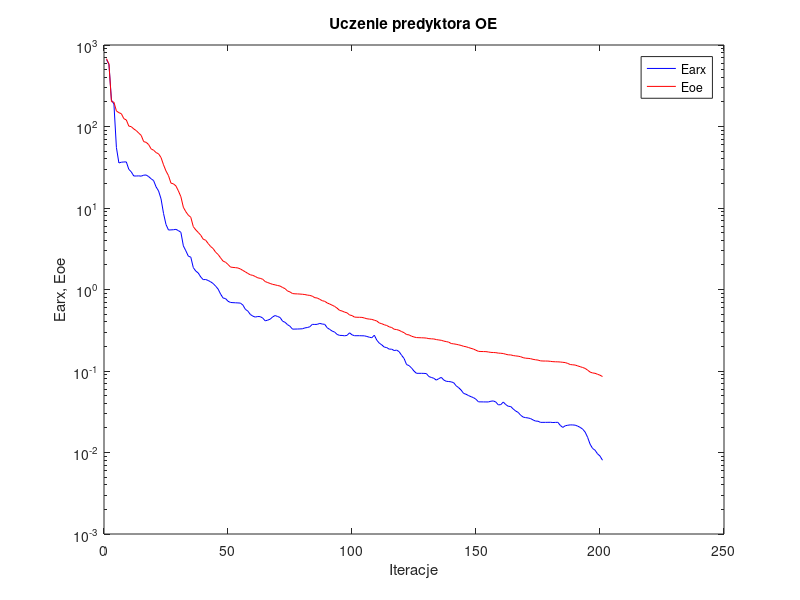
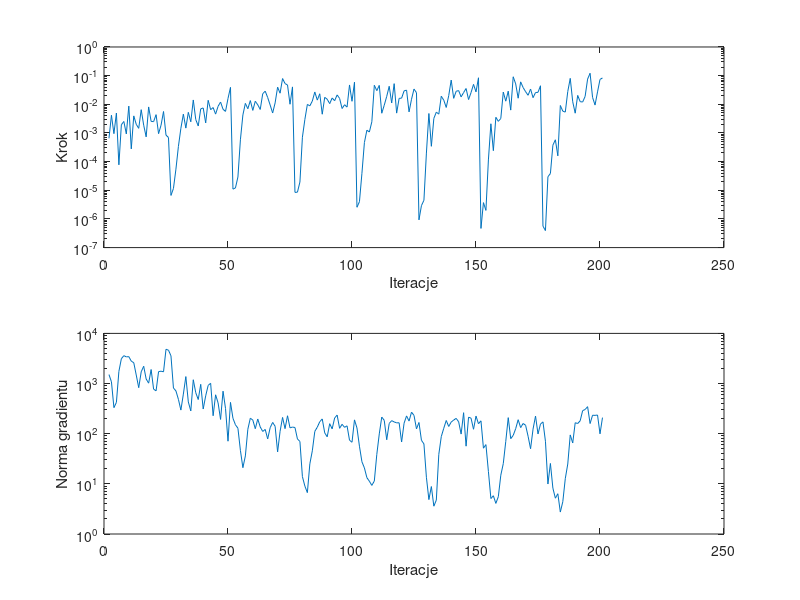

Here is the MATLAB script that generated these plots, in order:
%uczenie predyktora oe
clear all;
n=0; farx(n+1)=6.639267e+002; foe(n+1)=6.802748e+002; wspucz(n+1)=0.000000e+000; ng(n+1)=0.000000e+000;
%odnowa zmiennej metryki
n=1; farx(n+1)=5.784928e+002; foe(n+1)=5.835120e+002; krok(n+1)=6.483498e-004; ng(n+1)=1.511811e+003;
n=2; farx(n+1)=2.108184e+002; foe(n+1)=2.018707e+002; krok(n+1)=4.154663e-003; ng(n+1)=1.082490e+003;
n=3; farx(n+1)=1.886205e+002; foe(n+1)=1.988816e+002; krok(n+1)=9.446471e-004; ng(n+1)=3.306125e+002;
n=4; farx(n+1)=5.528811e+001; foe(n+1)=1.552386e+002; krok(n+1)=4.957342e-003; ng(n+1)=4.207526e+002;
n=5; farx(n+1)=3.573434e+001; foe(n+1)=1.478173e+002; krok(n+1)=7.734019e-005; ng(n+1)=1.744863e+003;
n=6; farx(n+1)=3.645368e+001; foe(n+1)=1.435369e+002; krok(n+1)=1.934772e-003; ng(n+1)=3.126194e+003;
n=7; farx(n+1)=3.672281e+001; foe(n+1)=1.247172e+002; krok(n+1)=2.518078e-003; ng(n+1)=3.595424e+003;
n=8; farx(n+1)=3.677697e+001; foe(n+1)=1.203457e+002; krok(n+1)=9.232346e-004; ng(n+1)=3.402034e+003;
n=9; farx(n+1)=2.983422e+001; foe(n+1)=1.011570e+002; krok(n+1)=8.645337e-003; ng(n+1)=3.442067e+003;
n=10; farx(n+1)=2.772882e+001; foe(n+1)=9.955713e+001; krok(n+1)=2.781068e-004; ng(n+1)=2.792914e+003;
n=11; farx(n+1)=2.471627e+001; foe(n+1)=9.329502e+001; krok(n+1)=3.941672e-003; ng(n+1)=2.604888e+003;
n=12; farx(n+1)=2.469689e+001; foe(n+1)=8.916443e+001; krok(n+1)=2.007255e-003; ng(n+1)=1.478313e+003;
n=13; farx(n+1)=2.479359e+001; foe(n+1)=8.303638e+001; krok(n+1)=1.449773e-003; ng(n+1)=8.272033e+002;
n=14; farx(n+1)=2.459444e+001; foe(n+1)=7.780476e+001; krok(n+1)=6.496894e-003; ng(n+1)=1.712100e+003;
n=15; farx(n+1)=2.527883e+001; foe(n+1)=6.524120e+001; krok(n+1)=1.870456e-003; ng(n+1)=2.214078e+003;
n=16; farx(n+1)=2.540124e+001; foe(n+1)=6.394163e+001; krok(n+1)=7.307512e-004; ng(n+1)=1.232457e+003;
n=17; farx(n+1)=2.428920e+001; foe(n+1)=6.001275e+001; krok(n+1)=8.099144e-003; ng(n+1)=1.018276e+003;
n=18; farx(n+1)=2.284587e+001; foe(n+1)=5.316054e+001; krok(n+1)=2.530456e-003; ng(n+1)=1.904793e+003;
n=19; farx(n+1)=2.169477e+001; foe(n+1)=5.114863e+001; krok(n+1)=2.484737e-003; ng(n+1)=7.731878e+002;
n=20; farx(n+1)=1.817056e+001; foe(n+1)=4.786747e+001; krok(n+1)=4.352152e-003; ng(n+1)=7.156398e+002;
n=21; farx(n+1)=1.619142e+001; foe(n+1)=4.622427e+001; krok(n+1)=9.446471e-004; ng(n+1)=1.728451e+003;
n=22; farx(n+1)=1.294407e+001; foe(n+1)=4.156361e+001; krok(n+1)=1.863415e-003; ng(n+1)=1.763892e+003;
n=23; farx(n+1)=8.581754e+000; foe(n+1)=3.387889e+001; krok(n+1)=5.608324e-003; ng(n+1)=1.715208e+003;
n=24; farx(n+1)=6.272540e+000; foe(n+1)=2.843458e+001; krok(n+1)=8.398512e-004; ng(n+1)=4.827004e+003;
n=25; farx(n+1)=5.370452e+000; foe(n+1)=2.497048e+001; krok(n+1)=6.946998e-004; ng(n+1)=4.625028e+003;
%odnowa zmiennej metryki
n=26; farx(n+1)=5.389722e+000; foe(n+1)=2.018935e+001; krok(n+1)=6.608572e-006; ng(n+1)=3.575443e+003;
n=27; farx(n+1)=5.412716e+000; foe(n+1)=1.979773e+001; krok(n+1)=1.155324e-005; ng(n+1)=8.148339e+002;
n=28; farx(n+1)=5.470543e+000; foe(n+1)=1.863846e+001; krok(n+1)=5.453877e-005; ng(n+1)=7.141611e+002;
n=29; farx(n+1)=5.278808e+000; foe(n+1)=1.620463e+001; krok(n+1)=3.376366e-004; ng(n+1)=4.845861e+002;
n=30; farx(n+1)=5.032354e+000; foe(n+1)=1.375886e+001; krok(n+1)=1.459111e-003; ng(n+1)=2.957426e+002;
n=31; farx(n+1)=3.430734e+000; foe(n+1)=1.020566e+001; krok(n+1)=4.534550e-003; ng(n+1)=6.164329e+002;
n=32; farx(n+1)=2.985032e+000; foe(n+1)=8.996030e+000; krok(n+1)=1.476722e-003; ng(n+1)=1.376440e+003;
n=33; farx(n+1)=2.564543e+000; foe(n+1)=8.163844e+000; krok(n+1)=5.242823e-003; ng(n+1)=4.298002e+002;
n=34; farx(n+1)=2.492560e+000; foe(n+1)=7.693078e+000; krok(n+1)=2.452346e-003; ng(n+1)=2.844748e+002;
n=35; farx(n+1)=1.858545e+000; foe(n+1)=5.908872e+000; krok(n+1)=1.417620e-002; ng(n+1)=1.190915e+003;
n=36; farx(n+1)=1.683697e+000; foe(n+1)=5.387852e+000; krok(n+1)=2.926191e-003; ng(n+1)=6.557446e+002;
n=37; farx(n+1)=1.594968e+000; foe(n+1)=5.012868e+000; krok(n+1)=1.750227e-003; ng(n+1)=4.798653e+002;
n=38; farx(n+1)=1.425206e+000; foe(n+1)=4.641937e+000; krok(n+1)=6.951230e-003; ng(n+1)=9.643613e+002;
n=39; farx(n+1)=1.322242e+000; foe(n+1)=4.141503e+000; krok(n+1)=7.453659e-003; ng(n+1)=3.108657e+002;
n=40; farx(n+1)=1.325956e+000; foe(n+1)=4.023173e+000; krok(n+1)=2.241713e-003; ng(n+1)=5.681111e+002;
n=41; farx(n+1)=1.290878e+000; foe(n+1)=3.665295e+000; krok(n+1)=1.378623e-002; ng(n+1)=9.182026e+002;
n=42; farx(n+1)=1.241795e+000; foe(n+1)=3.368116e+000; krok(n+1)=6.496894e-003; ng(n+1)=1.012021e+003;
n=43; farx(n+1)=1.185638e+000; foe(n+1)=3.181775e+000; krok(n+1)=7.702766e-003; ng(n+1)=2.280752e+002;
n=44; farx(n+1)=1.100643e+000; foe(n+1)=2.869129e+000; krok(n+1)=4.546520e-003; ng(n+1)=5.965852e+002;
n=45; farx(n+1)=1.013436e+000; foe(n+1)=2.692310e+000; krok(n+1)=8.494456e-003; ng(n+1)=4.123989e+002;
n=46; farx(n+1)=8.801673e-001; foe(n+1)=2.447465e+000; krok(n+1)=1.199493e-002; ng(n+1)=1.925354e+002;
n=47; farx(n+1)=7.868569e-001; foe(n+1)=2.231984e+000; krok(n+1)=6.699412e-003; ng(n+1)=7.042741e+002;
n=48; farx(n+1)=7.735569e-001; foe(n+1)=2.161567e+000; krok(n+1)=5.655154e-003; ng(n+1)=3.179412e+002;
n=49; farx(n+1)=7.173991e-001; foe(n+1)=2.030775e+000; krok(n+1)=1.598198e-002; ng(n+1)=7.087671e+001;
n=50; farx(n+1)=6.937468e-001; foe(n+1)=1.886368e+000; krok(n+1)=3.901146e-002; ng(n+1)=4.212144e+002;
%odnowa zmiennej metryki
n=51; farx(n+1)=6.898308e-001; foe(n+1)=1.866254e+000; krok(n+1)=1.095376e-005; ng(n+1)=2.027403e+002;
n=52; farx(n+1)=6.871969e-001; foe(n+1)=1.854446e+000; krok(n+1)=1.209447e-005; ng(n+1)=1.505495e+002;
n=53; farx(n+1)=6.845338e-001; foe(n+1)=1.837071e+000; krok(n+1)=2.911585e-005; ng(n+1)=1.285118e+002;
n=54; farx(n+1)=6.809681e-001; foe(n+1)=1.787820e+000; krok(n+1)=5.780047e-004; ng(n+1)=4.656627e+001;
n=55; farx(n+1)=6.445773e-001; foe(n+1)=1.712583e+000; krok(n+1)=4.247228e-003; ng(n+1)=2.100295e+001;
n=56; farx(n+1)=5.716584e-001; foe(n+1)=1.645924e+000; krok(n+1)=1.077104e-002; ng(n+1)=3.604029e+001;
n=57; farx(n+1)=5.430838e-001; foe(n+1)=1.574391e+000; krok(n+1)=6.998367e-003; ng(n+1)=1.228320e+002;
n=58; farx(n+1)=4.944114e-001; foe(n+1)=1.514600e+000; krok(n+1)=1.350413e-002; ng(n+1)=2.035255e+002;
n=59; farx(n+1)=4.713319e-001; foe(n+1)=1.490728e+000; krok(n+1)=6.130766e-003; ng(n+1)=1.869692e+002;
n=60; farx(n+1)=4.589583e-001; foe(n+1)=1.444785e+000; krok(n+1)=1.278106e-002; ng(n+1)=1.258306e+002;
n=61; farx(n+1)=4.663780e-001; foe(n+1)=1.391047e+000; krok(n+1)=9.600724e-003; ng(n+1)=1.963613e+002;
n=62; farx(n+1)=4.645175e-001; foe(n+1)=1.370382e+000; krok(n+1)=6.607631e-003; ng(n+1)=1.362448e+002;
n=63; farx(n+1)=4.461127e-001; foe(n+1)=1.335047e+000; krok(n+1)=2.340953e-002; ng(n+1)=1.108565e+002;
n=64; farx(n+1)=4.125115e-001; foe(n+1)=1.252140e+000; krok(n+1)=2.876644e-002; ng(n+1)=1.217744e+002;
n=65; farx(n+1)=4.205581e-001; foe(n+1)=1.216410e+000; krok(n+1)=1.725161e-002; ng(n+1)=7.864281e+001;
n=66; farx(n+1)=4.324826e-001; foe(n+1)=1.186409e+000; krok(n+1)=9.409526e-003; ng(n+1)=1.317631e+002;
n=67; farx(n+1)=4.611169e-001; foe(n+1)=1.155771e+000; krok(n+1)=4.969883e-003; ng(n+1)=1.677460e+002;
n=68; farx(n+1)=4.790738e-001; foe(n+1)=1.140675e+000; krok(n+1)=1.121665e-002; ng(n+1)=1.405862e+002;
n=69; farx(n+1)=4.663797e-001; foe(n+1)=1.119366e+000; krok(n+1)=3.962977e-002; ng(n+1)=4.336937e+001;
n=70; farx(n+1)=4.538539e-001; foe(n+1)=1.102757e+000; krok(n+1)=2.439969e-002; ng(n+1)=1.114070e+002;
n=71; farx(n+1)=4.086966e-001; foe(n+1)=1.058744e+000; krok(n+1)=7.919636e-002; ng(n+1)=2.109671e+002;
n=72; farx(n+1)=3.957108e-001; foe(n+1)=1.024858e+000; krok(n+1)=5.285294e-002; ng(n+1)=1.261257e+002;
n=73; farx(n+1)=3.704286e-001; foe(n+1)=9.587159e-001; krok(n+1)=4.715694e-002; ng(n+1)=2.278001e+002;
n=74; farx(n+1)=3.539900e-001; foe(n+1)=9.334016e-001; krok(n+1)=1.005588e-002; ng(n+1)=1.309107e+002;
n=75; farx(n+1)=3.263512e-001; foe(n+1)=8.920470e-001; krok(n+1)=4.048730e-002; ng(n+1)=1.354783e+002;
%odnowa zmiennej metryki
n=76; farx(n+1)=3.269759e-001; foe(n+1)=8.853155e-001; krok(n+1)=8.431791e-006; ng(n+1)=1.329330e+002;
n=77; farx(n+1)=3.275062e-001; foe(n+1)=8.833395e-001; krok(n+1)=8.593476e-006; ng(n+1)=7.849657e+001;
n=78; farx(n+1)=3.285483e-001; foe(n+1)=8.791331e-001; krok(n+1)=1.941361e-005; ng(n+1)=6.997980e+001;
n=79; farx(n+1)=3.296181e-001; foe(n+1)=8.745018e-001; krok(n+1)=7.102557e-004; ng(n+1)=1.394573e+001;
n=80; farx(n+1)=3.379884e-001; foe(n+1)=8.669021e-001; krok(n+1)=2.983603e-003; ng(n+1)=9.008908e+000;
n=81; farx(n+1)=3.414835e-001; foe(n+1)=8.538189e-001; krok(n+1)=9.888795e-003; ng(n+1)=6.687055e+000;
n=82; farx(n+1)=3.493300e-001; foe(n+1)=8.467486e-001; krok(n+1)=8.839546e-003; ng(n+1)=2.504870e+001;
n=83; farx(n+1)=3.735973e-001; foe(n+1)=8.279084e-001; krok(n+1)=1.296098e-002; ng(n+1)=4.562486e+001;
n=84; farx(n+1)=3.725110e-001; foe(n+1)=7.939367e-001; krok(n+1)=2.691279e-002; ng(n+1)=1.111918e+002;
n=85; farx(n+1)=3.737282e-001; foe(n+1)=7.861477e-001; krok(n+1)=1.401574e-002; ng(n+1)=1.348629e+002;
n=86; farx(n+1)=3.838278e-001; foe(n+1)=7.573303e-001; krok(n+1)=2.331822e-002; ng(n+1)=1.732770e+002;
n=87; farx(n+1)=3.769641e-001; foe(n+1)=7.291936e-001; krok(n+1)=4.509565e-003; ng(n+1)=1.970699e+002;
n=88; farx(n+1)=3.737050e-001; foe(n+1)=7.159471e-001; krok(n+1)=1.748904e-002; ng(n+1)=1.037662e+002;
n=89; farx(n+1)=3.393750e-001; foe(n+1)=6.840979e-001; krok(n+1)=1.505454e-002; ng(n+1)=8.672032e+001;
n=90; farx(n+1)=3.237542e-001; foe(n+1)=6.635693e-001; krok(n+1)=1.054546e-002; ng(n+1)=1.584180e+002;
n=91; farx(n+1)=3.090604e-001; foe(n+1)=6.419389e-001; krok(n+1)=1.661865e-002; ng(n+1)=1.248922e+002;
n=92; farx(n+1)=3.003079e-001; foe(n+1)=6.197341e-001; krok(n+1)=1.333847e-002; ng(n+1)=2.056785e+002;
n=93; farx(n+1)=2.810098e-001; foe(n+1)=5.899930e-001; krok(n+1)=2.128042e-002; ng(n+1)=2.353444e+002;
n=94; farx(n+1)=2.735039e-001; foe(n+1)=5.542263e-001; krok(n+1)=1.603572e-002; ng(n+1)=1.280677e+002;
n=95; farx(n+1)=2.730625e-001; foe(n+1)=5.446909e-001; krok(n+1)=7.119007e-003; ng(n+1)=1.538759e+002;
n=96; farx(n+1)=2.702934e-001; foe(n+1)=5.276356e-001; krok(n+1)=9.659422e-003; ng(n+1)=1.339278e+002;
n=97; farx(n+1)=2.737545e-001; foe(n+1)=5.174425e-001; krok(n+1)=7.981858e-003; ng(n+1)=1.435251e+002;
n=98; farx(n+1)=2.941567e-001; foe(n+1)=4.873540e-001; krok(n+1)=4.732423e-002; ng(n+1)=7.411775e+001;
n=99; farx(n+1)=2.781261e-001; foe(n+1)=4.787342e-001; krok(n+1)=1.274938e-002; ng(n+1)=6.751814e+001;
n=100; farx(n+1)=2.710078e-001; foe(n+1)=4.588150e-001; krok(n+1)=5.908701e-002; ng(n+1)=1.886352e+002;
%odnowa zmiennej metryki
n=101; farx(n+1)=2.710797e-001; foe(n+1)=4.564354e-001; krok(n+1)=2.556226e-006; ng(n+1)=1.303071e+002;
n=102; farx(n+1)=2.711431e-001; foe(n+1)=4.559964e-001; krok(n+1)=3.999443e-006; ng(n+1)=5.630721e+001;
n=103; farx(n+1)=2.705355e-001; foe(n+1)=4.549262e-001; krok(n+1)=3.906606e-005; ng(n+1)=2.758050e+001;
n=104; farx(n+1)=2.700479e-001; foe(n+1)=4.469691e-001; krok(n+1)=4.623634e-004; ng(n+1)=2.077712e+001;
n=105; farx(n+1)=2.653059e-001; foe(n+1)=4.375564e-001; krok(n+1)=1.250114e-003; ng(n+1)=1.328042e+001;
n=106; farx(n+1)=2.598065e-001; foe(n+1)=4.334275e-001; krok(n+1)=1.078226e-003; ng(n+1)=1.128873e+001;
n=107; farx(n+1)=2.560144e-001; foe(n+1)=4.297074e-001; krok(n+1)=2.458210e-003; ng(n+1)=9.309552e+000;
n=108; farx(n+1)=2.749529e-001; foe(n+1)=4.200358e-001; krok(n+1)=4.614317e-002; ng(n+1)=1.140211e+001;
n=109; farx(n+1)=2.388942e-001; foe(n+1)=4.107765e-001; krok(n+1)=2.998718e-002; ng(n+1)=3.866758e+001;
n=110; farx(n+1)=2.197318e-001; foe(n+1)=3.884789e-001; krok(n+1)=4.568872e-002; ng(n+1)=9.918858e+001;
n=111; farx(n+1)=2.093105e-001; foe(n+1)=3.804484e-001; krok(n+1)=4.880194e-003; ng(n+1)=2.147328e+002;
n=112; farx(n+1)=1.965790e-001; foe(n+1)=3.692382e-001; krok(n+1)=9.289554e-003; ng(n+1)=1.844169e+002;
n=113; farx(n+1)=1.938071e-001; foe(n+1)=3.618264e-001; krok(n+1)=1.891780e-002; ng(n+1)=7.568433e+001;
n=114; farx(n+1)=1.853760e-001; foe(n+1)=3.482844e-001; krok(n+1)=4.256083e-002; ng(n+1)=1.600998e+002;
n=115; farx(n+1)=1.854194e-001; foe(n+1)=3.418479e-001; krok(n+1)=1.111520e-002; ng(n+1)=1.821886e+002;
n=116; farx(n+1)=1.781958e-001; foe(n+1)=3.253907e-001; krok(n+1)=5.258261e-002; ng(n+1)=1.716600e+002;
n=117; farx(n+1)=1.805744e-001; foe(n+1)=3.223458e-001; krok(n+1)=4.926484e-003; ng(n+1)=1.645139e+002;
n=118; farx(n+1)=1.725543e-001; foe(n+1)=3.156790e-001; krok(n+1)=1.611092e-002; ng(n+1)=1.650689e+002;
n=119; farx(n+1)=1.558700e-001; foe(n+1)=3.045802e-001; krok(n+1)=1.640862e-002; ng(n+1)=6.828342e+001;
n=120; farx(n+1)=1.424249e-001; foe(n+1)=2.953891e-001; krok(n+1)=2.936823e-002; ng(n+1)=1.621470e+002;
n=121; farx(n+1)=1.199388e-001; foe(n+1)=2.801866e-001; krok(n+1)=3.119818e-002; ng(n+1)=2.264015e+002;
n=122; farx(n+1)=1.165078e-001; foe(n+1)=2.774450e-001; krok(n+1)=5.433546e-003; ng(n+1)=1.786535e+002;
n=123; farx(n+1)=1.090077e-001; foe(n+1)=2.674327e-001; krok(n+1)=1.506159e-002; ng(n+1)=2.689316e+002;
n=124; farx(n+1)=9.972700e-002; foe(n+1)=2.614351e-001; krok(n+1)=3.407387e-002; ng(n+1)=2.315914e+002;
n=125; farx(n+1)=9.366718e-002; foe(n+1)=2.571877e-001; krok(n+1)=2.539936e-002; ng(n+1)=1.250515e+002;
%odnowa zmiennej metryki
n=126; farx(n+1)=9.367016e-002; foe(n+1)=2.562435e-001; krok(n+1)=9.281771e-007; ng(n+1)=1.673295e+002;
n=127; farx(n+1)=9.365529e-002; foe(n+1)=2.556875e-001; krok(n+1)=2.917199e-006; ng(n+1)=7.394452e+001;
n=128; farx(n+1)=9.348528e-002; foe(n+1)=2.549540e-001; krok(n+1)=4.479143e-006; ng(n+1)=6.260592e+001;
n=129; farx(n+1)=9.296572e-002; foe(n+1)=2.533987e-001; krok(n+1)=1.984325e-004; ng(n+1)=1.352795e+001;
n=130; farx(n+1)=8.546359e-002; foe(n+1)=2.496128e-001; krok(n+1)=4.776032e-003; ng(n+1)=4.853624e+000;
n=131; farx(n+1)=8.333921e-002; foe(n+1)=2.482483e-001; krok(n+1)=3.423805e-004; ng(n+1)=8.837097e+000;
n=132; farx(n+1)=8.138253e-002; foe(n+1)=2.472145e-001; krok(n+1)=3.225080e-003; ng(n+1)=3.585056e+000;
n=133; farx(n+1)=7.728032e-002; foe(n+1)=2.430159e-001; krok(n+1)=5.318174e-003; ng(n+1)=4.747757e+000;
n=134; farx(n+1)=8.065233e-002; foe(n+1)=2.403063e-001; krok(n+1)=4.539152e-003; ng(n+1)=3.871886e+001;
n=135; farx(n+1)=8.354707e-002; foe(n+1)=2.381224e-001; krok(n+1)=1.912971e-002; ng(n+1)=8.761920e+001;
n=136; farx(n+1)=7.748467e-002; foe(n+1)=2.328463e-001; krok(n+1)=1.394089e-002; ng(n+1)=1.283213e+002;
n=137; farx(n+1)=7.481698e-002; foe(n+1)=2.295597e-001; krok(n+1)=7.763844e-003; ng(n+1)=1.834794e+002;
n=138; farx(n+1)=7.427754e-002; foe(n+1)=2.260002e-001; krok(n+1)=2.008899e-002; ng(n+1)=1.394067e+002;
n=139; farx(n+1)=7.360247e-002; foe(n+1)=2.172299e-001; krok(n+1)=7.000904e-002; ng(n+1)=1.706113e+002;
n=140; farx(n+1)=7.186993e-002; foe(n+1)=2.153381e-001; krok(n+1)=1.614645e-002; ng(n+1)=1.868860e+002;
n=141; farx(n+1)=6.581872e-002; foe(n+1)=2.127951e-001; krok(n+1)=2.847182e-002; ng(n+1)=2.021081e+002;
n=142; farx(n+1)=6.245222e-002; foe(n+1)=2.094378e-001; krok(n+1)=3.012318e-002; ng(n+1)=1.728496e+002;
n=143; farx(n+1)=5.833588e-002; foe(n+1)=2.059752e-001; krok(n+1)=1.815661e-002; ng(n+1)=9.823486e+001;
n=144; farx(n+1)=5.309645e-002; foe(n+1)=2.009569e-001; krok(n+1)=2.570124e-002; ng(n+1)=2.623801e+002;
n=145; farx(n+1)=5.183001e-002; foe(n+1)=1.983988e-001; krok(n+1)=3.557944e-002; ng(n+1)=5.641929e+001;
n=146; farx(n+1)=4.992128e-002; foe(n+1)=1.939986e-001; krok(n+1)=1.464382e-002; ng(n+1)=2.135054e+002;
n=147; farx(n+1)=4.839655e-002; foe(n+1)=1.896480e-001; krok(n+1)=2.569070e-002; ng(n+1)=2.039458e+002;
n=148; farx(n+1)=4.710769e-002; foe(n+1)=1.857510e-001; krok(n+1)=4.953895e-002; ng(n+1)=1.226098e+002;
n=149; farx(n+1)=4.493526e-002; foe(n+1)=1.796929e-001; krok(n+1)=2.710756e-002; ng(n+1)=2.247159e+002;
n=150; farx(n+1)=4.182586e-002; foe(n+1)=1.742302e-001; krok(n+1)=8.430727e-002; ng(n+1)=1.577903e+002;
%odnowa zmiennej metryki
n=151; farx(n+1)=4.181306e-002; foe(n+1)=1.735217e-001; krok(n+1)=4.664212e-007; ng(n+1)=1.805089e+002;
n=152; farx(n+1)=4.175900e-002; foe(n+1)=1.731846e-001; krok(n+1)=3.712708e-006; ng(n+1)=5.139985e+001;
n=153; farx(n+1)=4.173474e-002; foe(n+1)=1.729037e-001; krok(n+1)=1.985021e-006; ng(n+1)=6.059376e+001;
n=154; farx(n+1)=4.171150e-002; foe(n+1)=1.711582e-001; krok(n+1)=1.147197e-004; ng(n+1)=1.769237e+001;
n=155; farx(n+1)=4.258758e-002; foe(n+1)=1.691294e-001; krok(n+1)=2.092139e-003; ng(n+1)=5.093568e+000;
n=156; farx(n+1)=4.292965e-002; foe(n+1)=1.686457e-001; krok(n+1)=2.409692e-004; ng(n+1)=5.793294e+000;
n=157; farx(n+1)=4.158378e-002; foe(n+1)=1.679166e-001; krok(n+1)=3.516052e-003; ng(n+1)=4.074558e+000;
n=158; farx(n+1)=3.838804e-002; foe(n+1)=1.657970e-001; krok(n+1)=2.543628e-003; ng(n+1)=5.544964e+000;
n=159; farx(n+1)=3.870911e-002; foe(n+1)=1.650681e-001; krok(n+1)=3.204288e-003; ng(n+1)=1.488347e+001;
n=160; farx(n+1)=4.163727e-002; foe(n+1)=1.638458e-001; krok(n+1)=2.667694e-002; ng(n+1)=2.533584e+001;
n=161; farx(n+1)=3.871542e-002; foe(n+1)=1.605408e-001; krok(n+1)=1.285709e-002; ng(n+1)=7.021341e+001;
n=162; farx(n+1)=3.691824e-002; foe(n+1)=1.579062e-001; krok(n+1)=2.876670e-002; ng(n+1)=2.089511e+002;
n=163; farx(n+1)=3.665805e-002; foe(n+1)=1.575753e-001; krok(n+1)=6.273397e-003; ng(n+1)=7.960256e+001;
n=164; farx(n+1)=3.422501e-002; foe(n+1)=1.547188e-001; krok(n+1)=9.137743e-002; ng(n+1)=9.245352e+001;
n=165; farx(n+1)=3.226047e-002; foe(n+1)=1.531505e-001; krok(n+1)=5.160128e-002; ng(n+1)=1.259378e+002;
n=166; farx(n+1)=3.108058e-002; foe(n+1)=1.519665e-001; krok(n+1)=1.631060e-002; ng(n+1)=1.900409e+002;
n=167; farx(n+1)=2.869131e-002; foe(n+1)=1.497504e-001; krok(n+1)=6.068470e-002; ng(n+1)=1.323753e+002;
n=168; farx(n+1)=2.721125e-002; foe(n+1)=1.457168e-001; krok(n+1)=3.844828e-002; ng(n+1)=1.598854e+002;
n=169; farx(n+1)=2.679173e-002; foe(n+1)=1.436375e-001; krok(n+1)=2.757245e-002; ng(n+1)=1.473129e+002;
n=170; farx(n+1)=2.654078e-002; foe(n+1)=1.429466e-001; krok(n+1)=2.065111e-002; ng(n+1)=8.889762e+001;
n=171; farx(n+1)=2.608250e-002; foe(n+1)=1.416558e-001; krok(n+1)=3.413297e-002; ng(n+1)=5.014550e+001;
n=172; farx(n+1)=2.510344e-002; foe(n+1)=1.390317e-001; krok(n+1)=1.703693e-002; ng(n+1)=1.234194e+002;
n=173; farx(n+1)=2.431047e-002; foe(n+1)=1.373427e-001; krok(n+1)=2.571418e-002; ng(n+1)=2.245363e+002;
n=174; farx(n+1)=2.421618e-002; foe(n+1)=1.361066e-001; krok(n+1)=2.618049e-002; ng(n+1)=9.887425e+001;
n=175; farx(n+1)=2.342547e-002; foe(n+1)=1.332274e-001; krok(n+1)=4.438543e-002; ng(n+1)=1.554708e+002;
%odnowa zmiennej metryki
n=176; farx(n+1)=2.343471e-002; foe(n+1)=1.326168e-001; krok(n+1)=5.600019e-007; ng(n+1)=1.719260e+002;
n=177; farx(n+1)=2.343803e-002; foe(n+1)=1.325445e-001; krok(n+1)=3.925448e-007; ng(n+1)=7.067967e+001;
n=178; farx(n+1)=2.346336e-002; foe(n+1)=1.323726e-001; krok(n+1)=2.981309e-005; ng(n+1)=9.924615e+000;
n=179; farx(n+1)=2.349108e-002; foe(n+1)=1.313543e-001; krok(n+1)=3.834757e-005; ng(n+1)=2.551647e+001;
n=180; farx(n+1)=2.332432e-002; foe(n+1)=1.302839e-001; krok(n+1)=3.749852e-004; ng(n+1)=8.212514e+000;
n=181; farx(n+1)=2.340566e-002; foe(n+1)=1.297655e-001; krok(n+1)=5.780047e-004; ng(n+1)=5.176705e+000;
n=182; farx(n+1)=2.345542e-002; foe(n+1)=1.295600e-001; krok(n+1)=1.589768e-004; ng(n+1)=6.355886e+000;
n=183; farx(n+1)=2.149317e-002; foe(n+1)=1.289332e-001; krok(n+1)=9.096510e-003; ng(n+1)=2.739151e+000;
n=184; farx(n+1)=2.031368e-002; foe(n+1)=1.278299e-001; krok(n+1)=5.767896e-003; ng(n+1)=4.406002e+000;
n=185; farx(n+1)=2.128930e-002; foe(n+1)=1.268989e-001; krok(n+1)=5.346341e-003; ng(n+1)=1.270385e+001;
n=186; farx(n+1)=2.160521e-002; foe(n+1)=1.238045e-001; krok(n+1)=2.788178e-002; ng(n+1)=2.487300e+001;
n=187; farx(n+1)=2.181777e-002; foe(n+1)=1.201060e-001; krok(n+1)=8.044705e-002; ng(n+1)=9.454644e+001;
n=188; farx(n+1)=2.178771e-002; foe(n+1)=1.191600e-001; krok(n+1)=1.226153e-002; ng(n+1)=6.533616e+001;
n=189; farx(n+1)=2.164605e-002; foe(n+1)=1.183010e-001; krok(n+1)=4.896932e-003; ng(n+1)=1.654358e+002;
n=190; farx(n+1)=2.106678e-002; foe(n+1)=1.154919e-001; krok(n+1)=2.043074e-002; ng(n+1)=1.596412e+002;
n=191; farx(n+1)=2.034286e-002; foe(n+1)=1.130059e-001; krok(n+1)=1.238474e-002; ng(n+1)=1.805517e+002;
n=192; farx(n+1)=1.935743e-002; foe(n+1)=1.104002e-001; krok(n+1)=1.199493e-002; ng(n+1)=2.880490e+002;
n=193; farx(n+1)=1.782323e-002; foe(n+1)=1.076584e-001; krok(n+1)=1.885691e-002; ng(n+1)=3.036809e+002;
n=194; farx(n+1)=1.536590e-002; foe(n+1)=1.025091e-001; krok(n+1)=7.581460e-002; ng(n+1)=3.459599e+002;
n=195; farx(n+1)=1.265947e-002; foe(n+1)=9.705389e-002; krok(n+1)=1.210679e-001; ng(n+1)=1.593683e+002;
n=196; farx(n+1)=1.122733e-002; foe(n+1)=9.470145e-002; krok(n+1)=1.741045e-002; ng(n+1)=2.335294e+002;
n=197; farx(n+1)=1.066838e-002; foe(n+1)=9.372605e-002; krok(n+1)=9.409526e-003; ng(n+1)=2.318159e+002;
n=198; farx(n+1)=9.638389e-003; foe(n+1)=9.119862e-002; krok(n+1)=2.710756e-002; ng(n+1)=2.357981e+002;
n=199; farx(n+1)=9.042832e-003; foe(n+1)=8.885774e-002; krok(n+1)=7.392724e-002; ng(n+1)=9.938323e+001;
n=200; farx(n+1)=8.038631e-003; foe(n+1)=8.552500e-002; krok(n+1)=8.304721e-002; ng(n+1)=2.093483e+002;

figure; semilogy(farx,'b'); hold on; semilogy(foe,'r'); xlabel('Iteracje'); ylabel('Earx, Eoe'); legend('Earx','Eoe'); title('Uczenie predyktora OE');
figure; subplot(2,1,1); semilogy(krok); xlabel('Iteracje'); ylabel('Krok');
subplot(2,1,2); semilogy(ng); xlabel('Iteracje'); ylabel('Norma gradientu');
Earx=farx(n+1)
Eoe=foe(n+1)
